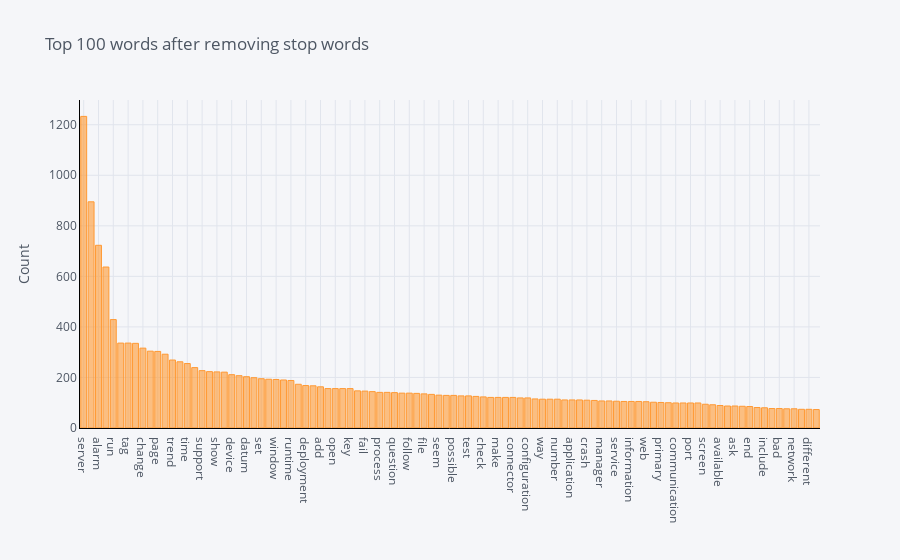

Notebook code cell kept with this figure:
### Code cell
plot_model()

### Figure 1 — Plotly figure (JSON) as saved in the notebook; plotly's stock layout.template omitted (floating-point values rounded to 4 significant figures)
{"data": [{"marker": {"color": "rgba(255, 153, 51, 0.6)", "line": {"color": "rgba(255, 153, 51, 1.0)", "width": 1}}, "name": "count", "orientation": "v", "text": "", "x": ["server", "citect", "alarm", "license", "run", "update", "tag", "version", "change", "driver", "page", "system", "trend", "work", "time", "find", "support", "get", "show", "function", "device", "cause", "datum", "new", "set", "machine", "window", "log", "runtime", "case", "deployment", "variable", "add", "display", "open", "also", "key", "connect", "fail", "want", "process", "create", "question", "upgrade", "follow", "could", "file", "value", "seem", "go", "possible", "look", "test", "connection", "check", "report", "make", "instal", "connector", "restart", "configuration", "stop", "way", "send", "number", "read", "application", "anywhere", "crash", "say", "manager", "configure", "service", "client", "information", "pc", "web", "call", "primary", "computer", "communication", "control", "port", "old", "screen", "still", "available", "access", "ask", "write", "end", "appear", "include", "redundant", "bad", "software", "network", "site", "different", "status"], "y": [1233, 895, 723, 637, 429, 336, 336, 335, 316, 304, 303, 292, 269, 262, 255, 239, 227, 223, 222, 221, 211, 207, 203, 199, 195, 193, 192, 190, 188, 173, 168, 167, 163, 156, 156, 156, 156, 147, 146, 144, 141, 141, 140, 138, 138, 137, 135, 133, 130, 129, 129, 127, 127, 125, 123, 121, 121, 121, 121, 119, 119, 115, 114, 114, 114, 111, 111, 111, 110, 109, 107, 107, 106, 105, 105, 105, 104, 102, 101, 100, 99, 99, 99, 99, 94, 92, 89, 87, 87, 86, 85, 81, 80, 77, 77, 76, 76, 74, 74, 73], "type": "bar"}], "layout": {"legend": {"bgcolor": "#F5F6F9", "font": {"color": "#4D5663"}}, "paper_bgcolor": "#F5F6F9", "plot_bgcolor": "#F5F6F9", "title": {"font": {"color": "#4D5663"}, "text": "Top 100 words after removing stop words"}, "xaxis": {"gridcolor": "#E1E5ED", "linecolor": "black", "showgrid": true, "tickfont": {"color": "#4D5663"}, "title": {"font": {"color": "#4D5663"}, "text": ""}, "zerolinecolor": "#E1E5ED"}, "yaxis": {"gridcolor": "#E1E5ED", "linecolor": "black", "showgrid": true, "tickfont": {"color": "#4D5663"}, "title": {"font": {"color": "#4D5663"}, "text": "Count"}, "zerolinecolor": "#E1E5ED"}}}
